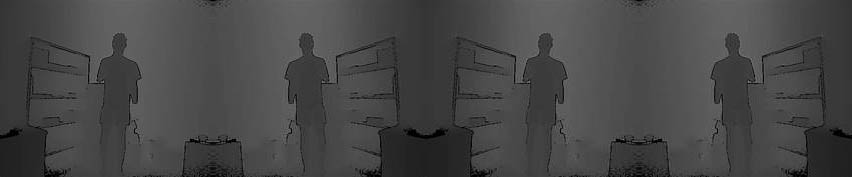
#> input picture testFotos/pano.jpg, 852 x 177 px
$ python test.py   (Python 2 division)
#> lines starting #> are read from the running program, lines starting #| are printed output that depends on the picture
### Parse/ParseToLAS.py
import numpy as np
import sys
import glob
import laspy
import os
import math
import shutil
import numpy as np
import cv2

def writeToLAS(orgDepth):
    depth = np.copy(orgDepth)
    depth = cv2.blur(depth, (5,5)) #blur the image for a smoother transition
    header = laspy.header.Header(point_format=2)
    pt = laspy.file.File("output.las", mode="w", header=header)
    degreePerPixelY = (float)(60 / (float)(len(depth[0])))  # pixel location to degree calculation
    degreePerPixelX = (float)(360 / (float)(len(depth)))

    # convert all the points
    size = len(depth)*len(depth[0])+1
    ptX= np.zeros(size)
    ptY=np.zeros(size)
    ptZ=np.zeros(size)
    ptR = np.zeros(size)
    ptG = np.zeros(size)
    ptB = np.zeros(size)
    ptInt = np.zeros(size)
    for x in range(0, len(depth[0])):
        for y in range(0, len(depth)):
            alphaX = (float)(x * degreePerPixelX * math.pi / 180)  # calculate the "angle" in the panorama, python math works in radians..
            alphaY = (float)(y * degreePerPixelY * math.pi / 180)  # calculate the "angle" in the panorama, python math works in radians..
            index = x+y*len(depth[0])
            newX = depth[y][x] * (float)(math.cos(alphaY)) * (float)(math.cos(alphaX))
            newY = (float)(math.sin(alphaY)) * depth[y][x]
            newZ = depth[y][x] * (float)(math.cos(alphaY)) * (float)(math.sin(alphaX))
            ptZ[index] = newZ
            ptY[index] = newX
            ptX[index] = newY
            ptInt[index] = x*y
            # [10 lines of commented-out code are left out]
    pt.header.offset = [0,0,0]
    pt.header.scale = [0.001, 0.001, 0.001]
    pt.x = ptZ
    pt.y = ptY
    pt.z = ptX
    pt.intensity = ptInt
    pt.Intensity = ptInt
    # [6 lines of commented-out code are left out]
    pt.close()

    potreePath = os.getcwd() + "\potreeFolder"
    if os.path.exists(potreePath):
        shutil.rmtree(potreePath)  # delete the old data
    os.mkdir(potreePath)
    absPath = os.getcwd()
    os.chdir(absPath + "\PotreeConverter_1.6_windows_x64")
    os.system("PotreeConverter" + ' "' + absPath + '"' + " -o " + '"' + potreePath + '"')
    os.chdir(absPath)
    print("process done")
    print("search on following path:")
    print(potreePath)

### RoomEdges/getDistance.py
# Er is reeds toegang tot het dieptebeeld en de panorama

import cv2
import sys
import numpy as np
import matplotlib.pyplot as plt
import math
import GraphCalculations
wallLines = []  # contains all the corner lines in a room (no roof lines!), format: x,y1,y2

def getRoomCoords(panorama):  # ONLY VERTICAL LINES! the variable should be a line detection image of a depth image
    steps = 100  # amount of steps we want
    edgesMax = 4

    global wallLines
    imageWidth = len(panorama[0])
    imageHeight = len(panorama)
    threshold = 233
    # we split the image into parts, the stepwidth..

    stepHeight = len(panorama) / steps
    stepWidth = len(panorama[0])/steps
    if(stepHeight<1 or stepWidth<1):
        print("steps to small")
        exit(0)
    Values = np.zeros(steps)
    index = 0
    for width in range(0, len(panorama[0]), stepWidth):
        # subImage = panorama[height:height + 1]  # get a line of the image
        # clippedSubImage = np.where(subImage > threshold, True, False)
        max=0
        for height in range(0, len(panorama), stepHeight):
            if(panorama[height][width]>max): # 0 weg doen of toevoegen..
                max = panorama[height][width] # 0 weg doen
        if(index<steps):
            Values[index] = max
            index = index+1
    plt.plot(Values)
    plt.ylabel("foto afstanden")
    plt.show()
    breakLoop=False
    loopCycles=0
    errorFactor = 0
    while(breakLoop is False):
        if(len(GraphCalculations.getMaximaCoords(Values,errorFactor,stepWidth))<=4):
            wallLines = GraphCalculations.getMaximaCoords(Values, errorFactor,stepWidth)
            breakLoop = True
        else:
            errorFactor +=1
        if(loopCycles>100):
            breakLoop = True
        loopCycles+=1
    return wallLines # this returns the wall location in the room

    # maxima should always be followed by a minima (with minima difference of delta > max/3


        # for width in range(0, len(subImage[1])):
            # if (clippedSubImage[1][width] == True):
                # np.append(cornerCoords,
                 #          (height, width, subImage[1][width]))  # add the coordinates, + distance to an array
                # np.append(xValues,subImage[0][width]) # get a list of all the x coords
        # np.clip(subImage, threshold, 6500, subImage)  # clip the image to only get the max
    #histogram for X coords.. (https://docs.scipy.org/doc/numpy/reference/generated/numpy.histogram.html)
        #min amount of points => nodes


    # plt.hist(xValues, bins='auto')  # arguments are passed to np.histogram
    # plt.title("Histogram with 'auto' bins")
    # plt.show()

    # min distance between lines
    # if not -> chose the longest line
    # lines should have a min length
    # put the resulting lines into wallLines
    # if no lines: print("no wall lines!!)
    # return wallLines


def setRoomCoords(newWallLines):
    global wallLines
    wallLines = newWallLines

# by having access to the room coords we should be able to determine the position of objects in a room, as the distance between walls is lineair
# [16 lines left out: function getDistanceToWalls, not called in this run]

### Topview/RoomShape.py
import sys
import getopt
import turtle
import random
from PIL import Image
import numpy as np
import cv2
import Color
# import turtle
import math
import numpy
def drawRoom(points,panoramaLength):
    turtleImage(getCoords(points,panoramaLength),Color.Color.room,3)
def drawObject(points,panoramaLength,objectColor):
    # points mogelijk converteren
    turtleImage(getCoords(points,panoramaLength),objectColor(),5)
def getCoords(points, panoramaLength): # can be used by lines or objects
    # [5 lines of commented-out code are left out]
    coords = []
    degreePerPixel = (float)(360/(float)(panoramaLength)) # pixel location to degree calculation
    for index in range(0,len(points)): # go over every value in the array
        alpha = points[index][0]*degreePerPixel*math.pi/180 # calculate the "angle" in the panorama, python math works in radians..
        depthValue = points[index][1] # the measured value in the depthmap
        # coords[index][0]=math.cos(alpha)*depthValue # calc the x value
        # coords[index][1]=math.sin(alpha)*depthValue # calc the y value
        coords.append([])
        arrIndex = len(coords)-1
        coords[arrIndex].append(math.cos(alpha)*depthValue)
        coords[arrIndex].append(math.sin(alpha) * depthValue) # coords
    return coords

def turtleImage(coords, colorr,penSize):
    draw = turtle.Turtle()
    draw.pensize(penSize)
    draw.speed(100)
    height = draw.window_height()
    width = draw.window_width()
    max=0
    for i in range(0,len(coords)):
        for j in range(0,2):
            if(abs(coords[i][j])>max):
                max = abs(coords[i][j])
    factor = height/(max*2*1.2)
    newCoords= numpy.multiply(coords,factor)
    draw.color(colorr)
    draw.penup()
    for i in range(0,len(coords)): # go through every point
        draw.goto(newCoords[i])
        draw.pendown()
    draw.goto(newCoords[0])
    draw.hideturtle()
    # draw.exitonclick()
    # this should draw the shape of our object
def getRandomColor():
    return "#" + "%06x" % random.randint(0, 0xFFFFFF)

### RoomEdges/GraphCalculations.py
import numpy as np
# [41 lines left out: function getMaximaCoords, not called in this run]

### test.py
import sys
import getopt

import RoomEdges.getDistance
from PIL import Image
import numpy as np
import cv2
import RoomEdges.GraphCalculations
import Topview.RoomShape
from Topview.RoomShape import turtleImage
import Parse.ParseToLAS as parse

# # test graphFunction
# points = [50,50,60,5,65,70,85,90,130,140,180,50,40,30,40,20,10,10,9,5,4,3,30,32,38,39,45,90,56,150,190,190,190,50,70,56,64,78,65,45,54]
# GraphCalculations.getMaximaCoords(points,3)

# main
pano = np.asarray(Image.open("testFotos/pano.jpg"))
#> pano is the input picture: shape (177, 852); min 0, max 128, mean 71
# cv2.imshow(pano.astype('uint8'),'org foto')
parse.writeToLAS(pano)
#> (the call stopped at in writeToLAS, `header = laspy.header.Header(point_format=2)`: laspy is not available in this run)
edges = RoomEdges.getDistance.getRoomCoords(pano) #returns 4 angles
#> in getRoomCoords, `imageWidth = len(panorama[0])`: imageWidth = 852
#> in getRoomCoords, `imageHeight = len(panorama)`: imageHeight = 177
#> in getRoomCoords, `stepHeight = len(panorama) / steps`: stepHeight = 1
#> in getRoomCoords, `stepWidth = len(panorama[0])/steps`: stepWidth = 8
#> the loop in getRoomCoords, `for width in range(0, len(panorama[0]), stepWidth):` made 107 passes
#> width on passes 2 to 13: 8, 16, 24, 32, 40, 48, 56, 64, 72, 80, 88, 96
#> after the loop in getRoomCoords, `for width in range(0, len(panorama[0]), stepWidth):`: Values = 100 values, max 121 at index 14, min 58 at index 51, mean 90.89; index = 100
#> in getRoomCoords, `plt.show()`:
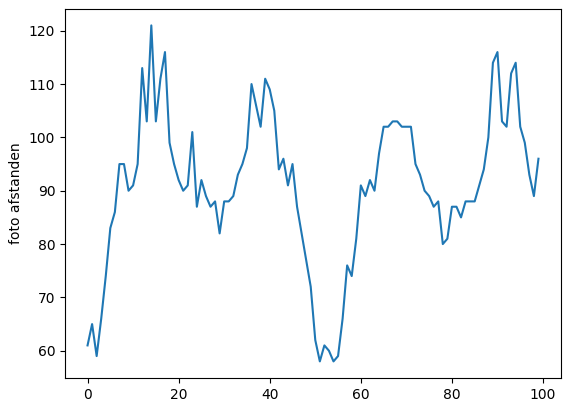
#> figure drawn by matplotlib, 1 panel; curve peaks at x = 14, y = 121
#> the loop in getRoomCoords, `while(breakLoop is False):` made 5 passes
#> wallLines on pass 5: [[120, 121], [320, 111], [544, 103], [728, 116]]
#> after the loop in getRoomCoords, `while(breakLoop is False):`: errorFactor = 4; loopCycles = 5
#> edges = [[120, 121], [320, 111], [544, 103], [728, 116]]
coords = Topview.RoomShape.getCoords(edges,len(pano[0]))
#> the loop in getCoords, `for index in range(0,len(points)):` made 4 passes
#> (alpha, depthValue) on passes 1 to 4: (0.885, 121), (2.36, 111), (4.01, 103), (5.37, 116)
#> after the loop in getCoords, `for index in range(0,len(points)):`: coords = [[76.63, 93.64], [-78.78, 78.2], [-66.4, -78.74], [70.79, -91.9]]

turtleImage(coords,Topview.RoomShape.getRandomColor(),2)
#> (the call stopped at in turtleImage, `draw = turtle.Turtle()`: turtle is not available in this run)
while (True):
    if cv2.waitKey(25) & 0xFF == ord('q'):
#> (key q is pressed here)
        cv2.destroyAllWindows()
        break
